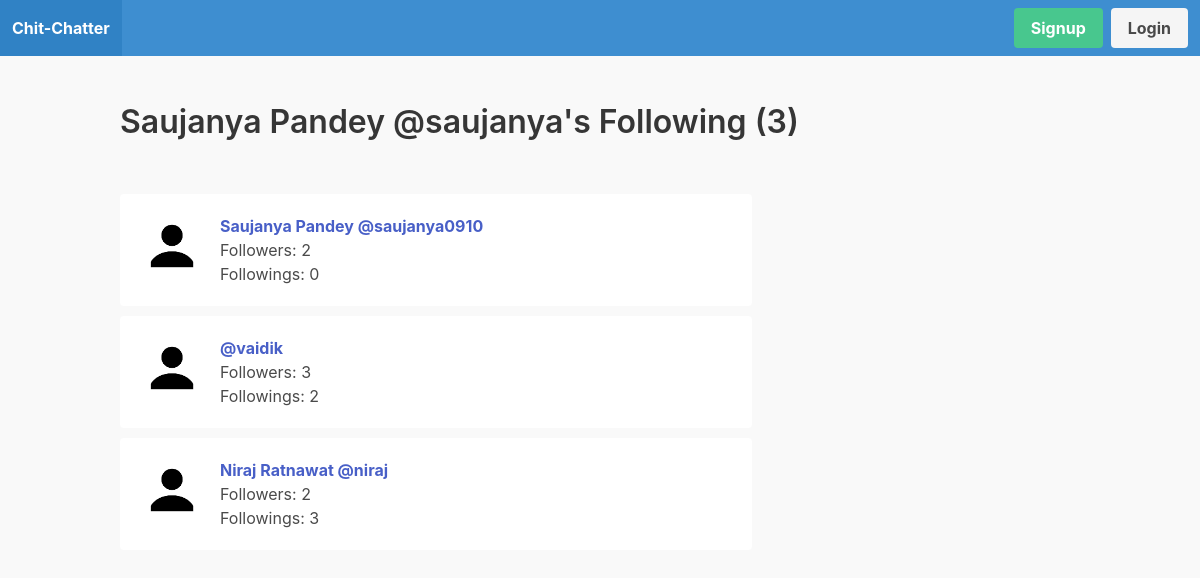
/profile/saujanya/followings/, run on the app's committed database.
### apps/user_profile/models.py (models this page shows, shortened)
class UserProfile(models.Model):
  user = models.OneToOneField(User, on_delete=models.CASCADE)
  follows = models.ManyToManyField('self', related_name='followed_by', symmetrical=False)  # if A follows B, B should not automatically follow back A
  avatar = models.ImageField(upload_to='uploads/', null=False, blank=False, default='uploads/default.jpg')

### apps/user_profile/views.py (the view)
# urls.py: path('profile/<str:username>/followings/', followings, name='followings'),
def followings(request, username):
  user = get_object_or_404(User, username=username)
  return render(request, 'user_profile/following.html', {'user': user})

### apps/notification/context_processors.py (called while the page is built)
def notifications(request):
  if request.user.is_authenticated:
    return {'notifications': request.user.notifications.filter(is_read=False)}
  else:
    return {'notifications': []}

### apps/user_profile/templates/user_profile/following.html (shortened to what this page needs)
{% extends 'core/base.html' %}
{% load humanize %}
  {% block content %}
    <div class="container">
      <div class="columns">
        <div class="column is-12">
          <h1 class="title">
            {{ user.first_name }} {{ user.last_name }} @{{ user.username }}'s Following ({{ user.user_profile.follows.count }})
          </h1>
        </div>
      </div>
      <div class="columns">
        <div class="column is-8">
          <div class="wrapper-tweets">
            {% for following in user.user_profile.follows.all %}
              <div class="tweet">
                <article class="media">
                  <figure class="media-left">
                    <p class="image is-64x64">
                      {% if following.user.user_profile.avatar %}
                        <img src="{{ following.user.user_profile.avatar.url }}" style="border-radius: 50%;">
                      {% endif %}
                    </p>
                  </figure>
                  <div class="media-content">
                    <div class="content">
                      <p>
                        <strong>
                          <a href="{% url 'user_profile' following.user.username %}">
                            {{ following.user.first_name }} {{ following.user.last_name }} @{{ following.user.username }}
                          </a>
                        </strong>
                        <br>
                        Followers: {{ following.user.user_profile.followed_by.count }}
                        <br>
                        Followings: {{ following.user.user_profile.follows.count }}
                      </p>
                    </div>
                  </div>
                </article>
              </div>
            {% endfor %}
          </div>
        </div>
      </div>
    </div>
  {% endblock %}

### static/css/main.css (style rules this page uses)
body { background: #f9f9f9; }
.wrapper-tweets { margin-top: 30px; }
.wrapper-tweets .tweet , .notification-wrapper .media { margin-bottom: 10px; padding: 20px; border-radius: 4px; background: #fff; }

### data on the page
UserProfile: user.user_profile.avatar (placeholder picture), user.first_name "Saujanya", user.last_name "Pandey", user.username "saujanya0910", user.user_profile.followed_by.count "2", user.user_profile.follows.count "0"
UserProfile: user.user_profile.avatar (placeholder picture), user.username "vaidik", user.user_profile.followed_by.count "3", user.user_profile.follows.count "2"
UserProfile: user.user_profile.avatar (placeholder picture), user.first_name "Niraj", user.last_name "Ratnawat", user.username "niraj", user.user_profile.followed_by.count "2", user.user_profile.follows.count "3"

### other printed values
{{ user.first_name }} "Saujanya"
{{ user.last_name }} "Pandey"
{{ user.username }} "saujanya"
{{ user.user_profile.follows.count }} "3"
